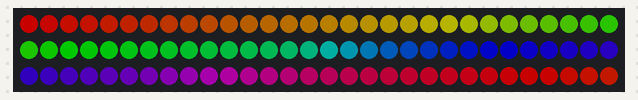
Recording of a sketch running on a simulated Arduino Uno, built with avr-gcc and run on an emulated ATmega328P. Parts: 90 RGB LEDs in strip order, left to right, continuing on the next row. Dim RGB values are drawn brighter than linear.

Above: at 0.51 s.
At 4.82 s:
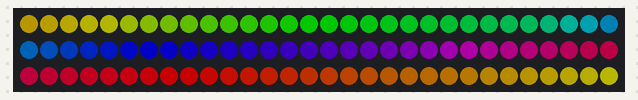
At 9.2 s:
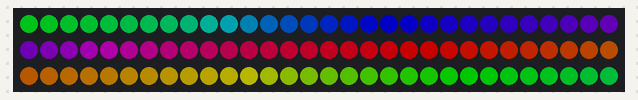
At 17.96 s:
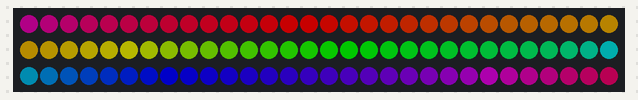
At 28.83 s:
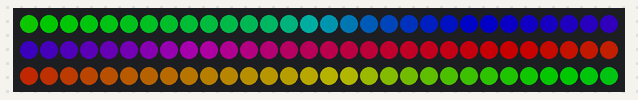
At 39.86 s:
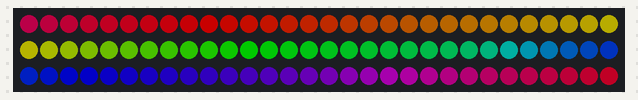

The sketch:

theater_lights.ino
```cpp
#include <FastLED.h>

FASTLED_USING_NAMESPACE

// FastLED "100-lines-of-code" demo reel, showing just a few
// of the kinds of animation patterns you can quickly and easily
// compose using FastLED.
//
// This example also shows one easy way to define multiple
// animations patterns and have them automatically rotate.
//
// -Mark Kriegsman, December 2014


#define DATA_PIN    3
#define LED_TYPE    WS2811
#define COLOR_ORDER GRB
#define NUM_LEDS    90
CRGB leds[NUM_LEDS];

#define BRIGHTNESS         100
#define FRAMES_PER_SECOND  120

void setup() {
  delay(500);
  FastLED.addLeds<LED_TYPE,DATA_PIN,COLOR_ORDER>(leds, NUM_LEDS).setCorrection(TypicalLEDStrip);
  FastLED.setBrightness(BRIGHTNESS);
  FastLED.clear();
}

uint8_t gHue = 0; // rotating "base color" used by many of the patterns

void loop()
{
  rainbow();
  FastLED.show();
  // insert a delay to keep the framerate modest
  FastLED.delay(1000/FRAMES_PER_SECOND);
  // do some periodic updates
  EVERY_N_MILLISECONDS( 80 ) { gHue++; } // slowly cycle the "base color" through the rainbow
}


void rainbow()
{
  // FastLED's built-in rainbow generator
  fill_rainbow( leds, NUM_LEDS, gHue, 3);
}
```
